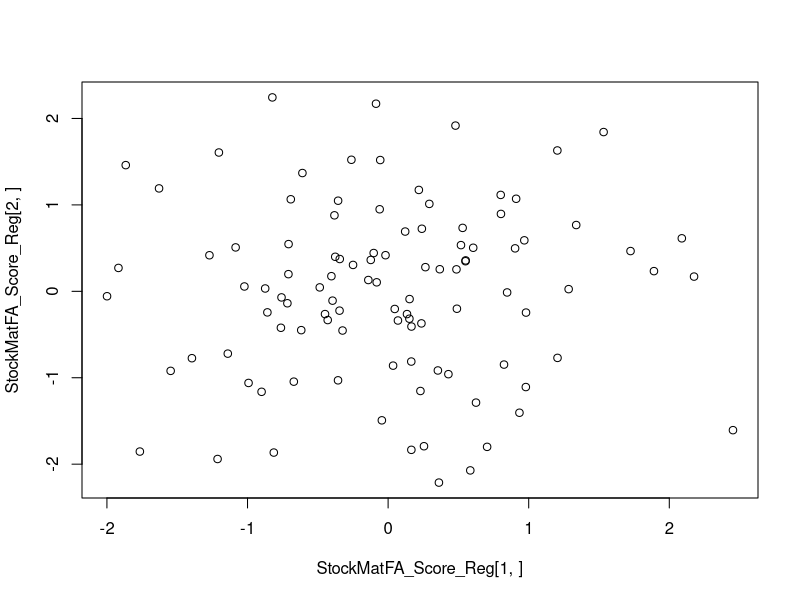
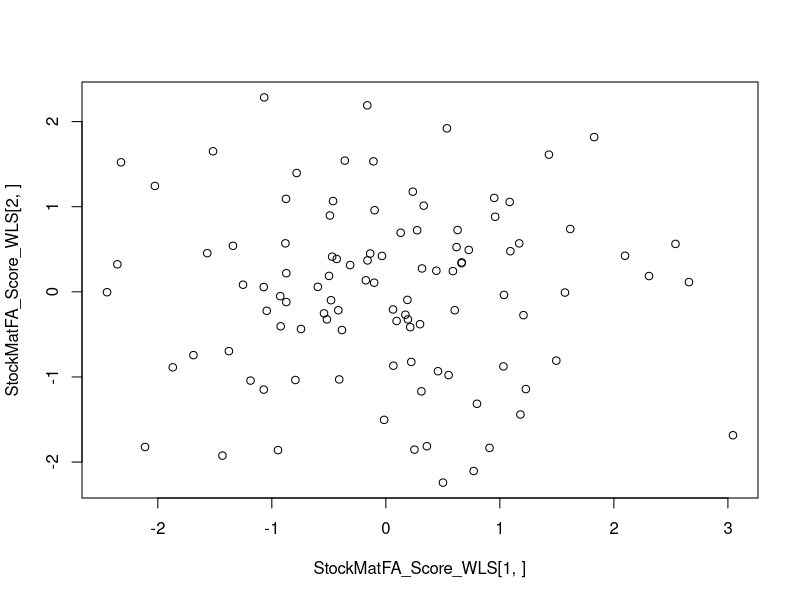

Source code (R) for these figures, in order:
# =======================================================
# Factor Analysis
# =======================================================
Stock=read.csv("Stock Price Data.csv", header=F)
StockMat<-as.matrix(Stock)
n<-nrow(StockMat)
p<-ncol(StockMat)
# =======================================================
# Factor Analysis by PCA
# =======================================================
# We will do the Principal Component Analysisby "prcomp" method
StdStockMatPCA <- prcomp(StockMat,center = TRUE,scale. = TRUE)
print(StdStockMatPCA)
StdStockMatFactLoad<-StdStockMatPCA$rotation*t(matrix(rep(StdStockMatPCA$sdev,p),p,p))  #[\sqrt(\lambda_1)e_1:...:\sqrt(\lambda_p)e_p]
print(StdStockMatFactLoad)  #Loadings on factors,i.e., full L matrix
StdStockMatSpecVar<-1-t(apply(StdStockMatFactLoad^2,1,cumsum))  #Calculating diagonal elments of specific variance matrix taking groups of factors at a time
print(StdStockMatSpecVar) #First column is the diagonal elements of \Psi when only one factor is considered, second column is the diagonal elements of \Psi when two factors are considered and so on
CumProp=(cumsum(StdStockMatPCA$sdev^2))/sum(StdStockMatPCA$sdev^2)
print(CumProp)  #Cumulative Percentages of variations explained by factors
Res1=cor(StockMat)-StdStockMatFactLoad[,1]%*%t(StdStockMatFactLoad[,1])-diag(StdStockMatSpecVar[,1])
print(Res1) #S-LL' -\Psi, when one factor is considered
sum(Res1*Res1)
Res2=cor(StockMat)-StdStockMatFactLoad[,c(1,2)]%*%t(StdStockMatFactLoad[,c(1,2)])-diag(StdStockMatSpecVar[,2])
print(Res2) #S-LL' -\Psi, when two factors are considered
sum(Res2*Res2)
Res3=cor(StockMat)-StdStockMatFactLoad[,c(1,2,3)]%*%t(StdStockMatFactLoad[,c(1,2,3)])-diag(StdStockMatSpecVar[,3])
print(Res3) #S-LL' -\Psi, when three factors are considered
sum(Res3*Res3)
# =======================================================
# Factor Analysis by MLE
# =======================================================
StockMatFA <- factanal(StockMat,factors = 2,scores = "none")
# [n-1-(2p+4m+5)/6]ln[|LL'+\shi|/|Sn|] follows \Chi^2 wit df=[(p-m)^2-p-m]/2
print(StockMatFA)
# \shi
StockMatSpVr<-1-t(apply(StockMatFA$loadings^2,1,cumsum))
print(diag(StockMatSpVr[,2]))
# R-LL'-\shi
Res2M<-cor(StockMat)-StockMatFA$loadings[,c(1,2)]%*%t(StockMatFA$loadings[,c(1,2)])-diag(StockMatSpVr[,2])
print(Res2M)
sum(Res2M*Res2M)

# Test for m=2
# [n-1-(2p+4m+5)/6]ln[|LL'+\shi|/|Sn|] follows \Chi^2 wit df=[(p-m)^2-p-m]/2
m=2
den=det(cor(StockMat))
num=det(StockMatFA$loadings[,c(1,2)]%*%t(StockMatFA$loadings[,c(1,2)])+diag(StockMatSpVr[,2]))
ts=(n-1-(2*p+4*m+5)/6)*log(num/den)
df=((p-m)^2-p-m)/2
(pval=pchisq(ts,df,lower.tail = FALSE))
#########################################################################
# Standerdizing the data
n<-nrow(StockMat)
p<-ncol(StockMat)
StockMean<-colMeans(StockMat)
DHalf<-sqrt((diag(var(StockMat))))
StdStockMat<-(StockMat-t(matrix(rep(StockMean,n),p,n)))/t(matrix(rep(DHalf,n),p,n))
#########################################################################

# Factor Score by Regression L_z'R^{-1}z'
StockMatFA_Score_Reg<-t(StockMatFA$loadings)%*%solve(cor(StockMat))%*%t(StdStockMat)
plot(StockMatFA_Score_Reg[1,],StockMatFA_Score_Reg[2,])
StockMatFA_reg <- factanal(StockMat,factors = 2,scores = "regression")
# Factor Score by Weighted Least Square (L_z'\shi^{-1}L_z)^{-1}L_z'\shi^{-1}z'
StockMatFA_Score_WLS<-solve(t(StockMatFA$loadings)%*%solve(cor(StockMat))%*%StockMatFA$loadings)%*%t(StockMatFA$loadings)%*%solve(cor(StockMat))%*%t(StdStockMat)
plot(StockMatFA_Score_WLS[1,],StockMatFA_Score_WLS[2,])
StockMatFA_wls <- factanal(StockMat,factors = 2,scores = "Bartlett")
